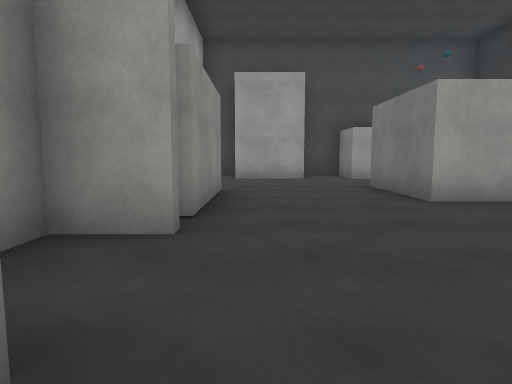
View 1 (above)

23 first-person views from a walk through a 3-D level made in the Unity game engine. The camera is 1.2 m above the floor, tilts 6° down and sees 75° across. Doors are open. The floor is counted in squares, 2 m on a side. Each view is taken from the middle of a square. On the plan, view 1 faces up. The plan holds only what a view shows up to about 10 squares ahead; the rest is blank. The place goes on beyond the plan. The player is left out. Some surface patterns are stand-ins.

View 2
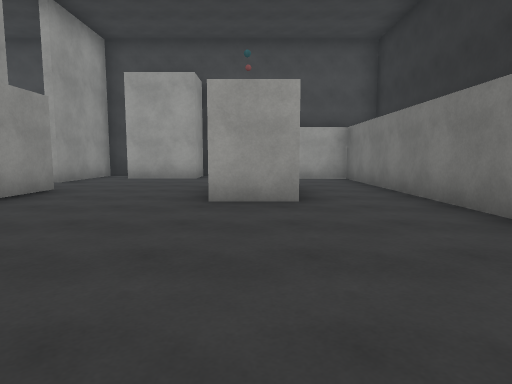

View 3
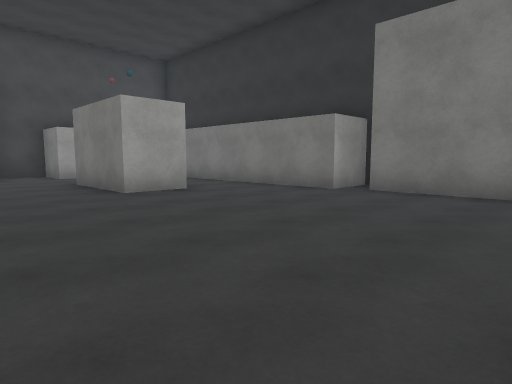

View 4
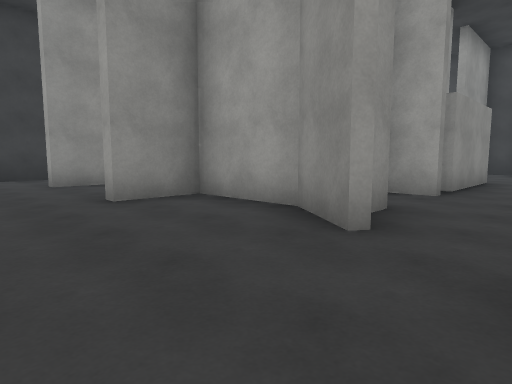

View 5
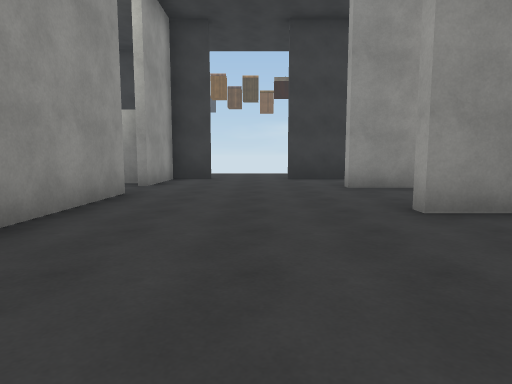

View 6
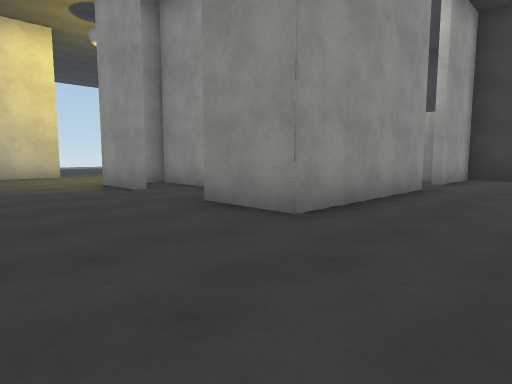

View 7
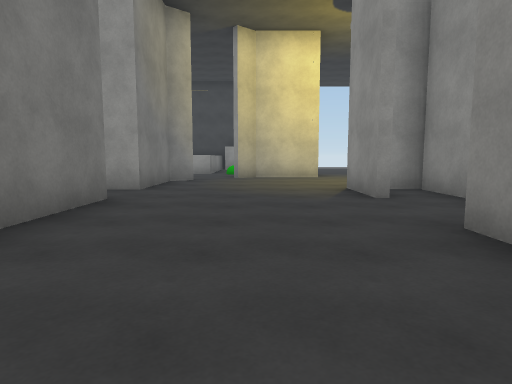

View 8
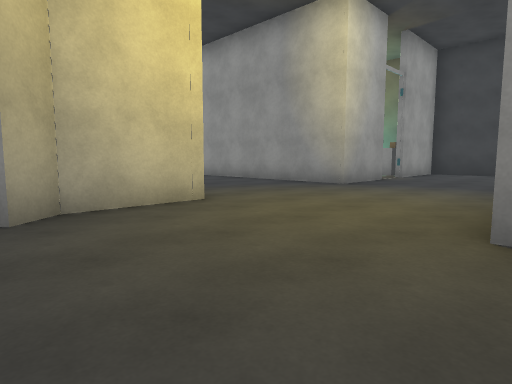

View 9
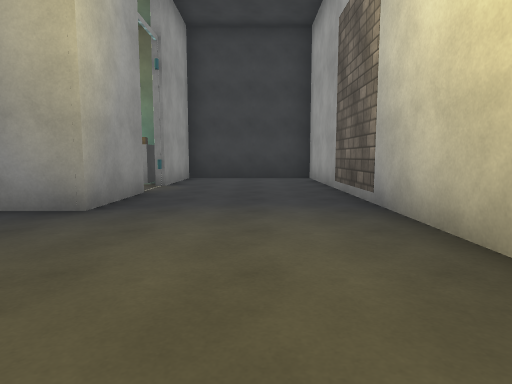

View 10
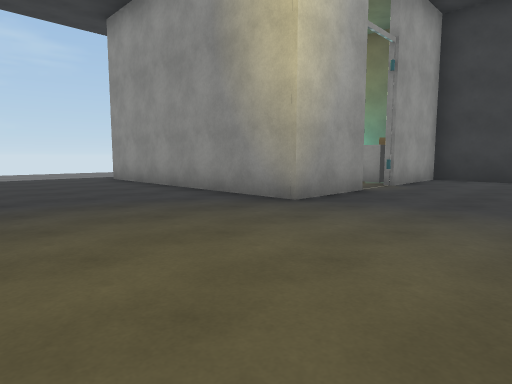

View 11
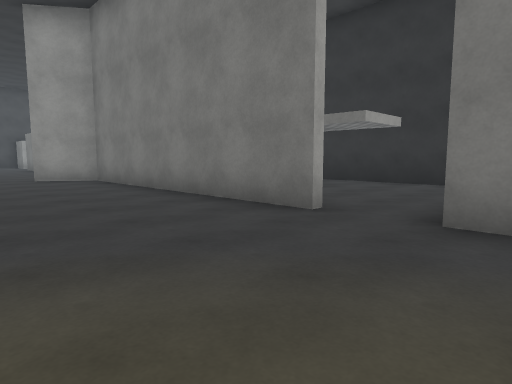

View 12
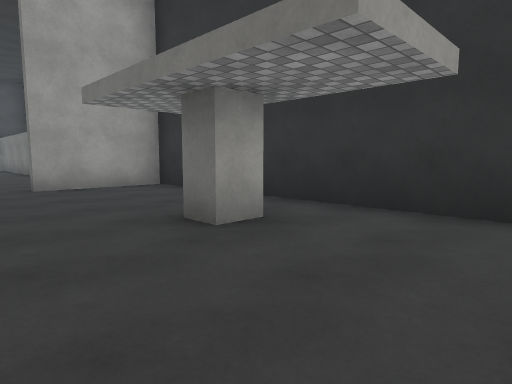

View 13
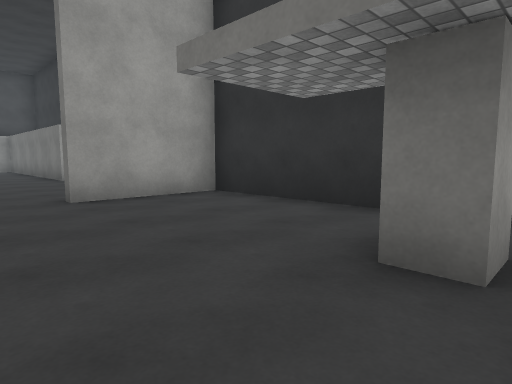

View 14
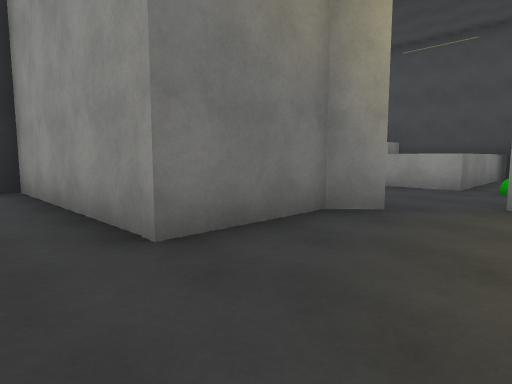

View 15
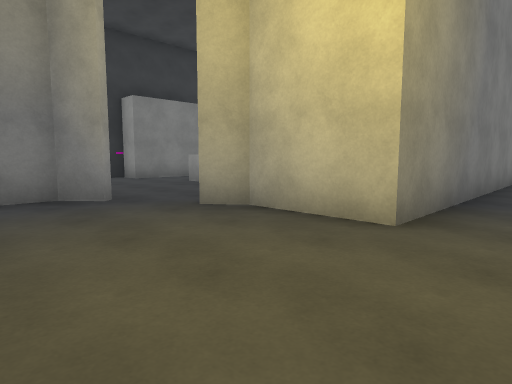

View 16
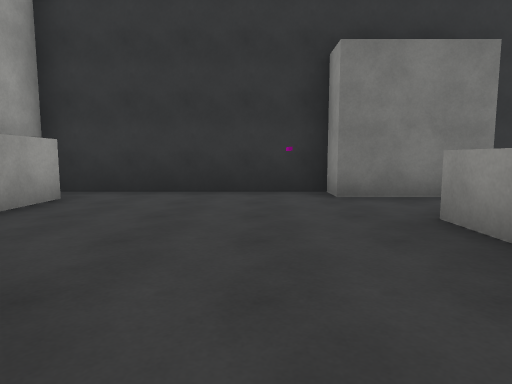

View 17
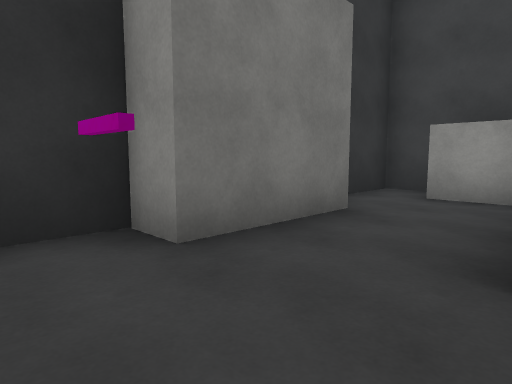

View 18
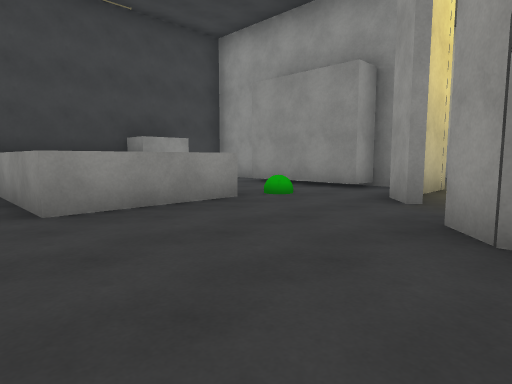

View 19
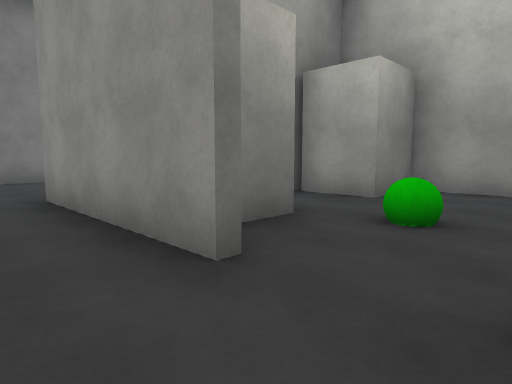

View 20
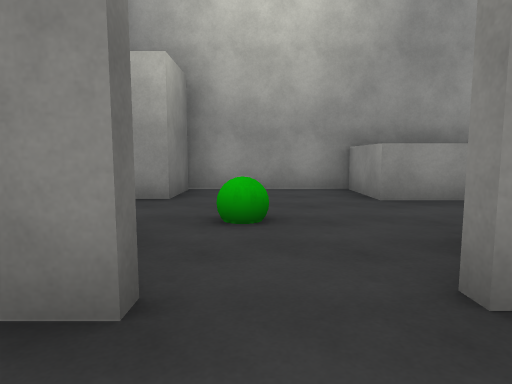

View 21
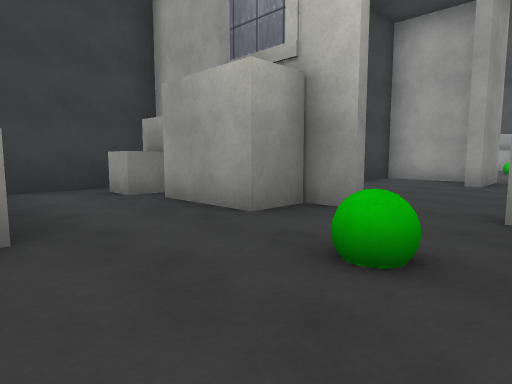

View 22
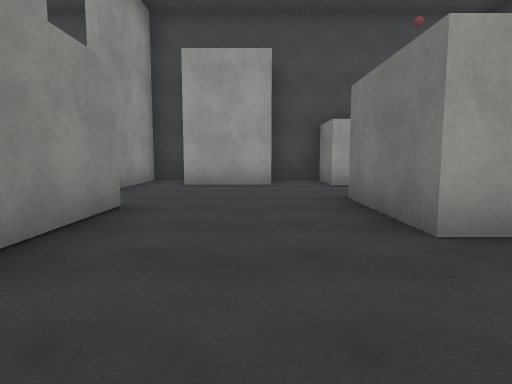

View 23
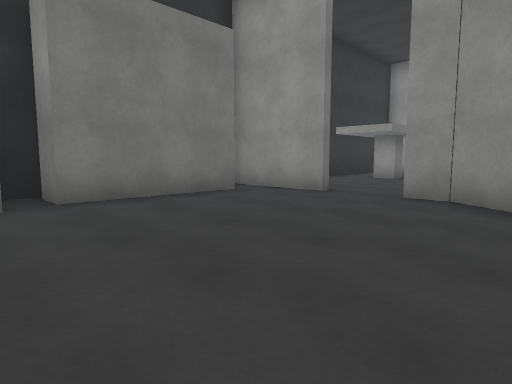

### Floor plan
Points are (right, up) in squares from view 1. A wall is a line through its corners. A room is listed if a view was taken in it or the views show most of it. See-through windows are left out.
Room 1 (views 1, 2, 22, 23)
walls: (3.6, 4.5) (2.4, 4.5) (2.4, 7); (-0.6, 2.6) (-1.8, 2.6) (-1.8, 2); (-0.6, 6) (-0.6, 3.1); (-0.6, 0.9) (-0.6, 0.4); (3.2, 9.3) (2.6, 9.3) (2.6, 10.6) (1.4, 10.6); (1.5, -1.5) (2.3, -2) (3, -2); (1.3, 10.1) (1.3, 9.3) (-0.6, 9.3); (5.7, -1.2) (5.7, 1.8) (6.7, 1.8) (6.7, 2.6) (5.5, 2.6) (5.5, 9.3) (4.1, 9.3); (4.2, -2) (6.8, -2); (-0.8, 10.6) (-1.8, 10.6) (-1.8, 7.8)
ways out: opening at (0, 0) to room 2; opening at (3.5, -2.5) to room 3
Room 2 (views 3, 4, 5, 6, 7, 8, 9, 10, 11, 14, 15, 16, 19, 20)
walls: (-3.9, -10.5) (-11.5, -10.5) (-11.5, -13.9) (-9.4, -13.9); (-1.8, -8.8) (-1.8, -10.5); (0.8, -13.7) (0.1, -14.3); (1.5, -12.6) (2.1, -12.1); (2.1, -12.4) (2.1, -10.3); (2.1, -8.9) (2.1, -2); (-7.8, -13.9) (-5.7, -13.9) (-5.7, -18.5); (-5.6, -5.2) (-1.8, -5.2) (-1.8, -6.9); (-10, -14.4) (-9.4, -14.4); (-9, -5.2) (-6.9, -5.2); (-1.8, -19.5) (-1.8, -13.9) (0, -13.9) (0.6, -13.4); (2.2, -2.3) (0.8, -1.4); (-0.3, -0.6) (-1.5, 0.2) (-3.5, 0.2) (-3.5, -1.2); (-7, 0.2) (-9, 0.2) (-9, -2.1)
ways out: opening at (0, 0) to room 1; opening at (2, -9) to room 3; opening at (1, -13.5) to room 4; opening at (-6, -5) to room 5; opening at (-9, -3.5); opening at (-5.5, -0.5); open door at (-8, -14)
objects: other object (-9, -14)
Room 3 (views 12, 13)
walls: (2.1, -10.3) (6.7, -10.3) (6.7, -2.2) (4.2, -2.2)
ways out: opening at (3.5, -2.5) to room 1; opening at (2, -9) to room 2
objects: block (5, -6)
Room 4 (views 17, 18)
walls: (6, -17.6) (6, -15.2) (6.7, -15.2) (6.7, -10.5); (2.3, -12.4) (1.7, -12.9); (1.6, -19.5) (1.6, -15.8) (4.2, -15.8) (4.2, -18.2); (-0.9, -15.2) (-0.9, -18.1); (-1.8, -14.8) (-1.8, -15.2); (6.7, -19.5) (6.7, -18); (-1.8, -18.8) (-1.8, -19.5); (5.9, -11.2) (4.6, -11.2)
ways out: opening at (1, -13.5) to room 2
objects: block (1, -19); green ball (1, -16); block (4, -19)
Room 5 (view 21)
walls: (-4.8, -6.9) (-4.8, -6); (-6.9, -5.4) (-7.6, -5.4) (-7.6, -6.4); (-7.6, -8.7) (-7.6, -10.2); (-4.8, -10.1) (-4.8, -8.7) (-3.4, -8.7); (-8.4, -10.3) (-2.5, -10.3)
ways out: opening at (-6, -5) to room 2; opening at (-8.5, -7.5)
objects: green ball (-6, -7)

Positions as (right, up) in squares from view 1, and headings:
1: (0, 0), facing up
2: (3, 0), facing up
3: (0, -1), facing up-right
4: (1, -3), facing up-left
5: (0, -3), facing left
6: (1, -3), facing down-left
7: (0, -4), facing down
8: (1, -10), facing down-left
9: (-2, -12), facing left
10: (-2, -11), facing down-left
11: (-1, -11), facing up-right
12: (3, -9), facing up-right
13: (3, -7), facing up-right
14: (0, -9), facing down-right
15: (-3, -11), facing down-right
16: (1, -14), facing right
17: (4, -14), facing down-right
18: (5, -12), facing down-left
19: (-7, -4), facing down-right
20: (-6, -4), facing down
21: (-5, -9), facing up-left
22: (1, 2), facing up
23: (1, 3), facing down-right
